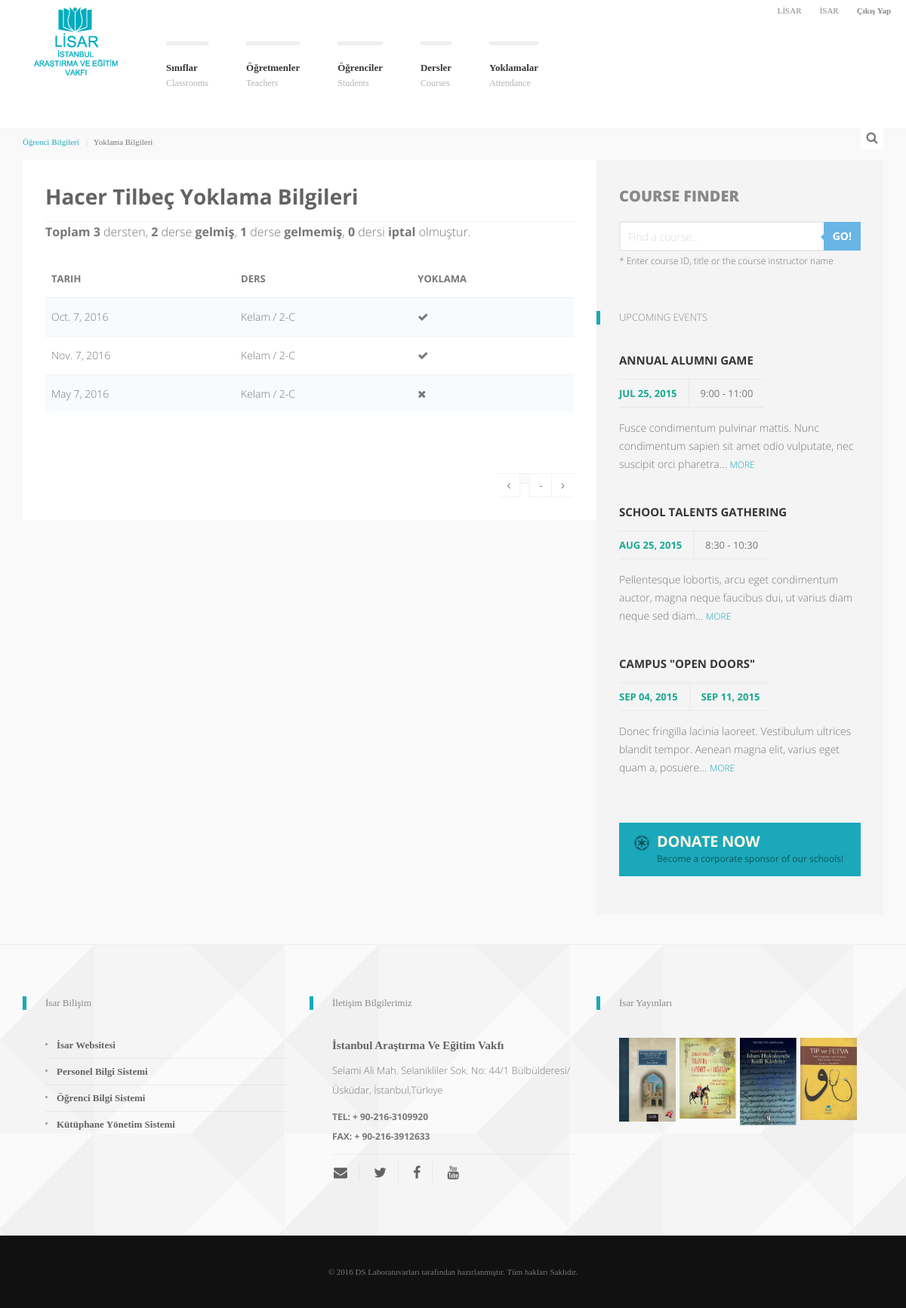
The page /studentAttendance/1/ (signed in) on the database its author committed.
### baseApp/models.py (models this page shows, shortened)
class Student(models.Model):
    firstName = models.CharField(max_length=300, verbose_name="İSİM")
    lastName = models.CharField(max_length=300, verbose_name="SOYİSİM")
    phoneRegex = RegexValidator(regex=r'^\+?1?\d{12}$',\
        message="Phone number must be entered in the format: '+999999999'. 12 digits allowed.")
    phoneNumber = models.CharField(validators=[phoneRegex], blank=True, null=True, max_length=13, verbose_name="TELEFON")
    dateOfBirth = models.DateField(max_length=8, default=timezone.now, verbose_name="DOĞUM TARİHİ")
    parentMailAddress = models.EmailField(default="2beordinary@gmail.com", blank=True,null=True, verbose_name="VELİ EMAIL ADRESİ")
    mailAddress = models.EmailField(blank=True,null=True, verbose_name="EMAIL ADRESİ")
    adress = models.CharField(max_length=500, blank=True, null=True, verbose_name="ADRES")
    residence = models.CharField(max_length=10, choices=(('Ev', 'Ev'), ('Yurt', 'Yurt')),\
        blank=True, null=True, verbose_name="KALDIĞI YER")
    reference = models.TextField(blank=True, null=True, verbose_name="REFERANSLAR")
    admissionCause = models.TextField(blank=True, null=True, verbose_name="BAŞVURU SEBEBİ")
    TEOGScore = models.FloatField(blank=True, null=True, verbose_name="TEOG SKORU")
    highSchool = models.ForeignKey(HighSchool, related_name="students", blank=True, null=True, verbose_name="LİSE")
    schoolLevel = models.CharField(max_length=10, choices=(('9', '9'), ('10', '10'), ('11', '11'),\
        ('12', '12'), ('13', 'Mezun')), default="9", verbose_name="SINIF")
    lisarLevel = models.CharField(max_length=10, choices=(('1', '1'), ('2', '2'), ('3', 'Mezun')),\
        default="1", verbose_name="LİSAR KADEMESİ")
    profilePhoto = models.ImageField(upload_to='img/', blank=True, verbose_name="FOTOĞRAF")

class Attendance(models.Model):
    student = models.ForeignKey(Student, null=True, related_name="attendance", verbose_name="ÖĞRENCİ")
    course = models.ForeignKey(Course, null=True, related_name="attendance")
    date = models.DateField(max_length=8, default=timezone.now)
    isHere = models.BooleanField(default=False)
    isCancelled = models.BooleanField(default=False)

class Course(models.Model):
    name = models.CharField(max_length=300, verbose_name="İSİM", null=True)
    code = models.CharField(max_length=300, verbose_name="KOD", null=True)
    teacher = models.ForeignKey(Teacher, verbose_name="ÖĞRETMEN", null=True)
    classroom = models.ForeignKey(Classroom, null=True, related_name='courses', verbose_name="SINIF")
    lisarLevel = models.CharField(max_length=10, choices=(('1.', '1.'), ('2.', '2.')),\
        verbose_name="LİSAR KADEMESİ", null=True)
    start = models.TimeField(default=timezone.now, verbose_name="BAŞLANGIÇ SAATİ")
    end = models.TimeField(default=timezone.now, verbose_name="BİTİŞ SAATİ")
    def __str__(self):
        return self.name + " / " + self.classroom.code

class Classroom(models.Model):
    code = models.CharField(max_length=300, verbose_name="KOD", null=True)
    location = models.CharField(max_length=300, blank=True, null=True, verbose_name= "YER")
    students = models.ManyToManyField(Student, related_name='classroom', blank=True,verbose_name= "ÖĞRENCİLER")

### baseApp/views.py (the view)
# urls.py: url(r'^studentAttendance/(?P<pk>[0-9]+)/$', views.studentAttendance, name='studentAttendance'),
@login_required
def studentAttendance(request, pk):
    student = get_object_or_404(Student, pk=pk)
    attendances =  Attendance.objects.filter(student=student)
    heres = Attendance.objects.filter(student=student, isHere=True)
    absences = Attendance.objects.filter(student=student, isHere=False)
    cancelleds = Attendance.objects.filter(student=student, isCancelled=True)
    context = {'student': student, 'attendances': attendances,\
               'heresC': len(heres), 'absencesC': len(absences)-len(cancelleds), 'attendancesC': len(attendances),
               'cancelledsC': len(cancelleds)}
    return render(request,'studentAttendance.html', context)

### baseApp/templates/studentAttendance.html (shortened to what this page needs)
{% extends "base.html" %}
{% load staticfiles %}
{% block body %}
<div id="k-body">
    <div class="container">
        <div class="row">
            <div id="k-top-search" class="col-lg-12 clearfix">
                <div id="bt-toggle-search" class="search-icon text-center"><i class="s-open fa fa-search"></i></div>
            </div>
            <div class="k-breadcrumbs col-lg-12 clearfix">
                <ol class="breadcrumb transform">
                    <li><a href="{% url "studentDetails" pk=student.pk %}">Öğrenci Bilgileri</a></li>
                    <li class="active">Yoklama Bilgileri</li>
                </ol>
            </div>
        </div>
        <div class="row no-gutter">
            <div class="col-lg-8 col-md-8">
                <div class="col-padded">
                    <div class="row gutter">
                        <div class="col-lg-12 col-md-12">
                            <h1 class="page-title">{{ student.firstName }} {{ student.lastName }} Yoklama Bilgileri</h1>
                        </div>
                    </div>
                    <div class="row gutter">
                        <div class="col-lg-12 col-md-12">
                            <p> <b>Toplam {{ attendancesC }}</b> dersten,
                                <b>{{ heresC }}</b> derse <b>gelmiş</b>,
                                <b>{{ absencesC }}</b> derse <b>gelmemiş</b>, <b>{{ cancelledsC }}</b> dersi <b>iptal</b> olmuştur.
                            </p>
                            <table class="table table-striped table-courses">
                                <thead>
                                    <tr>
                                        <th>Tarih</th>
                                        <th>Ders</th>
                                        <th>Yoklama</th>
                                    </tr>
                                </thead>
                                <tbody>
                                {% for attendance in attendances %}
                                    <tr>
                                        <td>{{ attendance.date }}</td>
                                        <td>{{ attendance.course }}</td>
                                        {% if attendance.isHere %}
                                            <td><i class="fa fa-check" aria-hidden="true"></i></td>
                                        {% else %}
                                            <td><i class="fa fa-times" aria-hidden="true"></i></td>
                                        {% endif %}
                                    </tr>
                                {% endfor %}
                                </tbody>
                            </table>
                        </div>
                    </div>
                    <div class="row gutter">
                        <div class="col-lg-12">
                            <span class="step-links">
                                <ul class="pagination pull-right">
                                {% if students.has_previous %}
                                    <li><a href="?page={{ students.previous_page_number }}">
                                        <i class="fa fa-angle-left" aria-hidden="true"></i>
                                    </a></li>
                                {% else %}
                                    <li class="disabled"><a href="#">
                                        <i class="fa fa-angle-left" aria-hidden="true"></i>
                                    </a></li>
                                {% endif %}
                                <li class="disabled">
                                    <span style="background: #F7FBFE;padding: 6px;">{{ students.number }}</span>
                                </li>
                                {% if students.has_next %}
                                <li><a href="?page={{ students.next_page_number }}">
                                    {{ students.next_page_number }}
                                </a></li>
                                {% else %}
                                <li class="disabled"><a href="#">-</a></li>
                                {% endif %}
                                {% if students.has_next %}
                                    <li><a href="?page={{ students.next_page_number }}">
                                        <i class="fa fa-angle-right" aria-hidden="true"></i>
                                    </a></li>
                                {% else %}
                                    <li class="disabled"><a href="#">
                                        <i class="fa fa-angle-right" aria-hidden="true"></i>
                                    </a></li>
                                {% endif %}
                                </ul>
                            </span>
                        </div>
                    </div>
                </div>
            </div>
            <div id="k-sidebar" class="col-lg-4 col-md-4">
                <div class="col-padded col-shaded">
                    <ul class="list-unstyled clear-margins">
                        <li class="widget-container widget_course_search">
                            <h1 class="title-titan">Course Finder</h1>
                            <form role="search" method="get" id="course-finder" action="#">
                                <div class="input-group">
                                    <input type="text" placeholder="Find a course..." autocomplete="off" class="form-control" id="find-course" name="find-course" />
                                    <span class="input-group-btn"><button type="submit" class="btn btn-default">GO!</button></span>
                                </div>
                                <span class="help-block">* Enter course ID, title or the course instructor name</span>
                            </form>
                        </li>
                        <li class="widget-container widget_up_events">
                            <h1 class="title-widget">Upcoming Events</h1>
                            <ul class="list-unstyled">
                                <li class="up-event-wrap">
                                    <h1 class="title-median"><a href="#" title="Annual alumni game">Annual alumni game</a></h1>
                                    <div class="up-event-meta clearfix">
                                        <div class="up-event-date">Jul 25, 2015</div><div class="up-event-time">9:00 - 11:00</div>
                                    </div>
                                    <p>
                                    Fusce condimentum pulvinar mattis. Nunc condimentum sapien sit amet odio vulputate, nec suscipit orci pharetra... <a href="#" class="moretag" title="read more">MORE</a>
                                    </p>
                                </li>
                                <li class="up-event-wrap">
                                    <h1 class="title-median"><a href="#" title="School talents gathering">School talents gathering</a></h1>
                                    <div class="up-event-meta clearfix">
                                        <div class="up-event-date">Aug 25, 2015</div><div class="up-event-time">8:30 - 10:30</div>
                                    </div>
                                    <p>
                                    Pellentesque lobortis, arcu eget condimentum auctor, magna neque faucibus dui, ut varius diam neque sed diam... <a href="#" class="moretag" title="read more">MORE</a>
                                    </p>
                                </li>
                                <li class="up-event-wrap">
                                    <h1 class="title-median"><a href="#" title="School talents gathering">Campus "Open Doors"</a></h1>
                                    <div class="up-event-meta clearfix">
                                        <div class="up-event-date">Sep 04, 2015</div><div class="up-event-date">Sep 11, 2015</div>
                                    </div>
                                    <p>
                                    Donec fringilla lacinia laoreet. Vestibulum ultrices blandit tempor. Aenean magna elit, varius eget quam a, posuere... <a href="#" class="moretag" title="read more">MORE</a>
                                    </p>
                                </li>
                            </ul>
                        </li>
                        <li class="widget-container widget_text">
                            <a href="#" class="custom-button cb-red" title="How to apply?">
                                <i class="custom-button-icon fa fa-empire"></i>
                                <span class="custom-button-wrap">
                                    <span class="custom-button-title">Donate Now</span>
                                    <span class="custom-button-tagline">Become a corporate sponsor of our schools!</span>
                                </span>
                            </a>
                        </li>
                    </ul>
                </div>
            </div>
        </div>
    </div>
</div>
{% endblock %}

### rows shown on the page
Student: firstName "Hacer", lastName "Tilbeç"
Attendance: date "Oct. 7, 2016", course "Kelam / 2-C", isHere True (drawn)
Attendance: date "Nov. 7, 2016", course "Kelam / 2-C", isHere True (drawn)
Attendance: date "May 7, 2016", course "Kelam / 2-C", isHere False (drawn)

### other values the page prints
{{ attendancesC }} "3"
{{ heresC }} "2"
{{ absencesC }} "1"
{{ cancelledsC }} "0"
